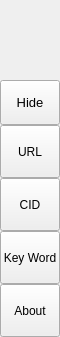
        <widget class="QFrame" name="leftMenuBg">
         <property name="minimumSize">
          <size>
           <width>60</width>
           <height>0</height>
          </size>
         </property>
         <property name="maximumSize">
          <size>
           <width>60</width>
           <height>16777215</height>
          </size>
         </property>
         <property name="frameShape">
          <enum>QFrame::NoFrame</enum>
         </property>
         <property name="frameShadow">
          <enum>QFrame::Raised</enum>
         </property>
         <layout class="QVBoxLayout" name="verticalLayout_3">
          <property name="spacing">
           <number>0</number>
          </property>
          <property name="leftMargin">
           <number>0</number>
          </property>
          <property name="topMargin">
           <number>0</number>
          </property>
          <property name="rightMargin">
           <number>0</number>
          </property>
          <property name="bottomMargin">
           <number>0</number>
          </property>
          <item>
           <widget class="QFrame" name="topLogoInfo">
            <property name="minimumSize">
             <size>
              <width>0</width>
              <height>80</height>
             </size>
            </property>
            <property name="maximumSize">
             <size>
              <width>16777215</width>
              <height>80</height>
             </size>
            </property>
            <property name="frameShape">
             <enum>QFrame::NoFrame</enum>
            </property>
            <property name="frameShadow">
             <enum>QFrame::Raised</enum>
            </property>
            <widget class="QFrame" name="topLogo">
             <property name="geometry">
              <rect>
               <x>10</x>
               <y>20</y>
               <width>42</width>
               <height>42</height>
              </rect>
             </property>
             <property name="minimumSize">
              <size>
               <width>42</width>
               <height>42</height>
              </size>
             </property>
             <property name="maximumSize">
              <size>
               <width>42</width>
               <height>42</height>
              </size>
             </property>
             <property name="frameShape">
              <enum>QFrame::NoFrame</enum>
             </property>
             <property name="frameShadow">
              <enum>QFrame::Raised</enum>
             </property>
            </widget>
            <widget class="QLabel" name="titleLeftApp">
             <property name="geometry">
              <rect>
               <x>70</x>
               <y>8</y>
               <width>160</width>
               <height>30</height>
              </rect>
             </property>
             <property name="font">
              <font>
               <family>Segoe UI Semibold</family>
               <pointsize>16</pointsize>
               <italic>false</italic>
               <bold>false</bold>
              </font>
             </property>
             <property name="text">
              <string>Control Panel</string>
             </property>
             <property name="alignment">
              <set>Qt::AlignLeading|Qt::AlignLeft|Qt::AlignTop</set>
             </property>
            </widget>
            <widget class="QLabel" name="titleLeftDescription">
             <property name="geometry">
              <rect>
               <x>70</x>
               <y>45</y>
               <width>160</width>
               <height>30</height>
              </rect>
             </property>
             <property name="maximumSize">
              <size>
               <width>16777215</width>
               <height>1234</height>
              </size>
             </property>
             <property name="font">
              <font>
               <family>Segoe UI</family>
               <pointsize>12</pointsize>
               <italic>false</italic>
               <bold>false</bold>
              </font>
             </property>
             <property name="text">
              <string>被你看见了~</string>
             </property>
             <property name="alignment">
              <set>Qt::AlignLeading|Qt::AlignLeft|Qt::AlignTop</set>
             </property>
            </widget>
           </widget>
          </item>
          <item>
           <widget class="QFrame" name="leftMenuFrame">
            <property name="frameShape">
             <enum>QFrame::NoFrame</enum>
            </property>
            <property name="frameShadow">
             <enum>QFrame::Raised</enum>
            </property>
            <layout class="QVBoxLayout" name="verticalMenuLayout">
             <property name="spacing">
              <number>0</number>
             </property>
             <property name="leftMargin">
              <number>0</number>
             </property>
             <property name="topMargin">
              <number>0</number>
             </property>
             <property name="rightMargin">
              <number>0</number>
             </property>
             <property name="bottomMargin">
              <number>0</number>
             </property>
             <item>
              <widget class="QFrame" name="toggleBox">
               <property name="maximumSize">
                <size>
                 <width>16777215</width>
                 <height>45</height>
                </size>
               </property>
               <property name="frameShape">
                <enum>QFrame::NoFrame</enum>
               </property>
               <property name="frameShadow">
                <enum>QFrame::Raised</enum>
               </property>
               <layout class="QVBoxLayout" name="verticalLayout_4">
                <property name="spacing">
                 <number>0</number>
                </property>
                <property name="leftMargin">
                 <number>0</number>
                </property>
                <property name="topMargin">
                 <number>0</number>
                </property>
                <property name="rightMargin">
                 <number>0</number>
                </property>
                <property name="bottomMargin">
                 <number>0</number>
                </property>
                <item>
                 <widget class="QPushButton" name="toggleButton">
                  <property name="sizePolicy">
                   <sizepolicy hsizetype="Expanding" vsizetype="Fixed">
                    <horstretch>0</horstretch>
                    <verstretch>0</verstretch>
                   </sizepolicy>
                  </property>
                  <property name="minimumSize">
                   <size>
                    <width>0</width>
                    <height>45</height>
                   </size>
                  </property>
                  <property name="font">
                   <font>
                    <family>Microsoft YaHei UI</family>
                    <pointsize>10</pointsize>
                    <italic>false</italic>
                    <bold>false</bold>
                   </font>
                  </property>
                  <property name="cursor">
                   <cursorShape>PointingHandCursor</cursorShape>
                  </property>
                  <property name="layoutDirection">
                   <enum>Qt::LeftToRight</enum>
                  </property>
                  <property name="styleSheet">
                   <string notr="true">background-image: url(:/icons/images/icons/icon_menu.png);</string>
                  </property>
                  <property name="text">
                   <string>Hide</string>
                  </property>
                 </widget>
                </item>
               </layout>
              </widget>
             </item>
             <item alignment="Qt::AlignTop">
              <widget class="QFrame" name="topMenu">
               <property name="sizePolicy">
                <sizepolicy hsizetype="Preferred" vsizetype="Preferred">
                 <horstretch>0</horstretch>
                 <verstretch>0</verstretch>
                </sizepolicy>
               </property>
               <property name="frameShape">
                <enum>QFrame::NoFrame</enum>
               </property>
               <property name="frameShadow">
                <enum>QFrame::Raised</enum>
               </property>
               <layout class="QVBoxLayout" name="verticalLayout_8" stretch="0,0,0,0">
                <property name="spacing">
                 <number>0</number>
                </property>
                <property name="sizeConstraint">
                 <enum>QLayout::SetDefaultConstraint</enum>
                </property>
                <property name="leftMargin">
                 <number>0</number>
                </property>
                <property name="topMargin">
                 <number>0</number>
                </property>
                <property name="rightMargin">
                 <number>0</number>
                </property>
                <property name="bottomMargin">
                 <number>0</number>
                </property>
                <item>
                 <widget class="QPushButton" name="btn_url">
                  <property name="styleSheet">
                   <string notr="true">background-image: url(:/icons/images/icons/cil-magnifying-glass.png);
height: 45px;</string>
                  </property>
                  <property name="text">
                   <string>URL</string>
                  </property>
                 </widget>
                </item>
                <item>
                 <widget class="QPushButton" name="btn_cid">
                  <property name="styleSheet">
                   <string notr="true">background-image: url(:/icons/images/icons/cil-magnifying-glass.png);
height: 45px;</string>
                  </property>
                  <property name="text">
                   <string>CID</string>
                  </property>
                 </widget>
                </item>
                <item>
                 <widget class="QPushButton" name="btn_kwd">
                  <property name="styleSheet">
                   <string notr="true">background-image: url(:/icons/images/icons/cil-magnifying-glass.png);
height: 45px;</string>
                  </property>
                  <property name="text">
                   <string>Key Word</string>
                  </property>
                 </widget>
                </item>
                <item>
                 <widget class="QPushButton" name="btn_about">
                  <property name="enabled">
                   <bool>true</bool>
                  </property>
                  <property name="sizePolicy">
                   <sizepolicy hsizetype="Minimum" vsizetype="Fixed">
                    <horstretch>0</horstretch>
                    <verstretch>0</verstretch>
                   </sizepolicy>
                  </property>
                  <property name="styleSheet">
                   <string notr="true">background-image:url(:/icons/images/icons/cil-comment-square.png);
height : 45px;</string>
                  </property>
                  <property name="text">
                   <string>About</string>
                  </property>
                 </widget>
                </item>
               </layout>
              </widget>
             </item>
             <item alignment="Qt::AlignBottom">
              <widget class="QFrame" name="bottomMenu">
               <property name="frameShape">
                <enum>QFrame::NoFrame</enum>
               </property>
               <property name="frameShadow">
                <enum>QFrame::Raised</enum>
               </property>
               <layout class="QVBoxLayout" name="verticalLayout_9">
                <property name="spacing">
                 <number>0</number>
                </property>
                <property name="leftMargin">
                 <number>0</number>
                </property>
                <property name="topMargin">
                 <number>0</number>
                </property>
                <property name="rightMargin">
                 <number>0</number>
                </property>
                <property name="bottomMargin">
                 <number>0</number>
                </property>
               </layout>
              </widget>
             </item>
            </layout>
           </widget>
          </item>
         </layout>
        </widget>
